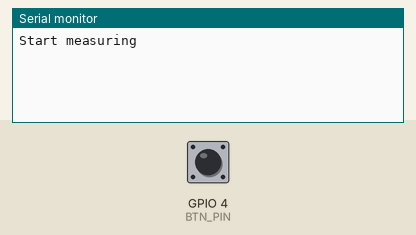
Bench run of a program on a simulated ESP32-S3. On the bench: the last lines printed to the serial monitor. Inputs (shaded band) come from the test bench; at power-on: GPIO 4 (BTN_PIN) HIGH.

Above: at 1.2 s.
1.3 s: GPIO 4 (BTN_PIN) pulled LOW for 0.15 s
At 2.1 s:
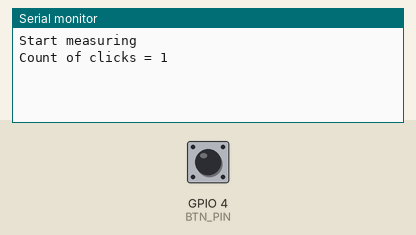
2.9 s: GPIO 4 (BTN_PIN) pulled LOW for 1 s
At 3.3 s:
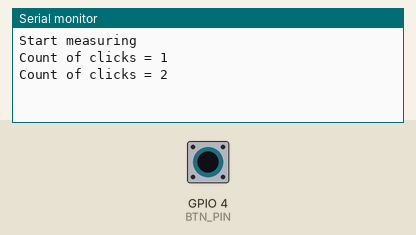
5.4 s: GPIO 4 (BTN_PIN) pulled LOW for 0.15 s
At 6.4 s:
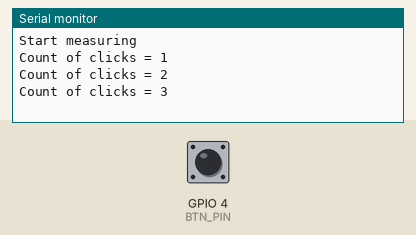

Measured:
- after the input at 1.3 s, the serial monitor: prints a new line at once (image 1)
- after the input at 2.9 s, the serial monitor: prints a new line at once (image 2)
- after the input at 5.4 s, the serial monitor: prints a new line at once (image 3)

The program:

main.cpp
```cpp
// #include <Arduino.h>

// #define BTN_PIN 4
// #define DEBOUNCE_DELAY 50
// #define BAUDRATE 115200

// volatile uint32_t counter = 0;

// void IRAM_ATTR isrFunc(){
//   counter++;
//   Serial.printf("Count of clicks = %lu\n", counter);
// }

// void setup()
// {
//   Serial.begin(BAUDRATE);
//   pinMode(BTN_PIN, INPUT_PULLUP);
//   attachInterrupt(digitalPinToInterrupt(BTN_PIN), isrFunc, FALLING);
//   Serial.println("Start measuring");
// }

// void loop()
// {

// }

// // ------------------  2.4.2
// #include <Arduino.h>

// #define BTN_PIN 4
// #define DEBOUNCE_DELAY 50
// #define BAUDRATE 115200

// volatile uint32_t counter = 0;
// volatile bool isPressed = false;
// volatile uint32_t lastPressTime = 0;

// void IRAM_ATTR isrFunc()
// {
//   isPressed = true;
// }

// void setup()
// {
//   Serial.begin(BAUDRATE);
//   pinMode(BTN_PIN, INPUT_PULLUP);
//   attachInterrupt(digitalPinToInterrupt(BTN_PIN), isrFunc, FALLING);
//   Serial.println("Start measuring");
// }

// void loop()
// {
//   if (isPressed)
//   {
//     uint32_t now = millis();
//     if (now - lastPressTime >= 50)
//     {
//       lastPressTime = millis();
//       counter++;
//       Serial.printf("Count of clicks = %lu\n", counter);
//       isPressed = false;
//     }
//   }
// }

//------------------------- 2.4.3 ----------------
// #include <Arduino.h>

// #define BTN_PIN 4
// #define DEBOUNCE_DELAY 50
// #define BAUDRATE 115200

// volatile uint32_t counter = 0;
// volatile bool isPressed = false;
// volatile uint32_t lastPressTime = 0;

// void IRAM_ATTR isrFunc()
// {
//   isPressed = true;
// }

// void setup()
// {
//   Serial.begin(BAUDRATE);
//   pinMode(BTN_PIN, INPUT_PULLUP);
//   attachInterrupt(digitalPinToInterrupt(BTN_PIN), isrFunc, FALLING);
//   Serial.println("Start measuring");
// }

// void loop()
// {
//   if (isPressed)
//   {
//     if (digitalRead(BTN_PIN) == HIGH)
//     {
//       uint32_t now = millis();
//       if (now - lastPressTime >= 50)
//       {
//         lastPressTime = millis();
//         counter++;
//         Serial.printf("Count of clicks = %lu\n", counter);
//         isPressed = false;
//       }
//     }
//   }
// }

// ------------------------- 2.4.4 ----------------
#include <Arduino.h>

#define BTN_PIN 4
#define DEBOUNCE_DELAY 50
#define BAUDRATE 115200

volatile uint32_t counter = 0;
volatile bool isPressed = false;
unsigned long lastPressed = 0;
unsigned long pollingInterval = 10;
unsigned long lastDEBOUNCE_DELAY = 0;

void setup()
{
  Serial.begin(BAUDRATE);
  pinMode(BTN_PIN, INPUT_PULLUP);
  Serial.println("Start measuring");
}

void loop()
{
  unsigned long now = millis();
  if (now - lastPressed > pollingInterval)
  {
    lastPressed = now;
    unsigned long debounceNow = millis();
    if (debounceNow - lastDEBOUNCE_DELAY > DEBOUNCE_DELAY)
    {
      lastDEBOUNCE_DELAY = debounceNow;
      isPressed = digitalRead(BTN_PIN) == HIGH;
    }
  }

  if (isPressed)
  {
    if (digitalRead(BTN_PIN) == LOW)
    {
      counter++;
      isPressed = false;
      Serial.printf("Count of clicks = %lu\n", counter);
    }
  }
}
```
